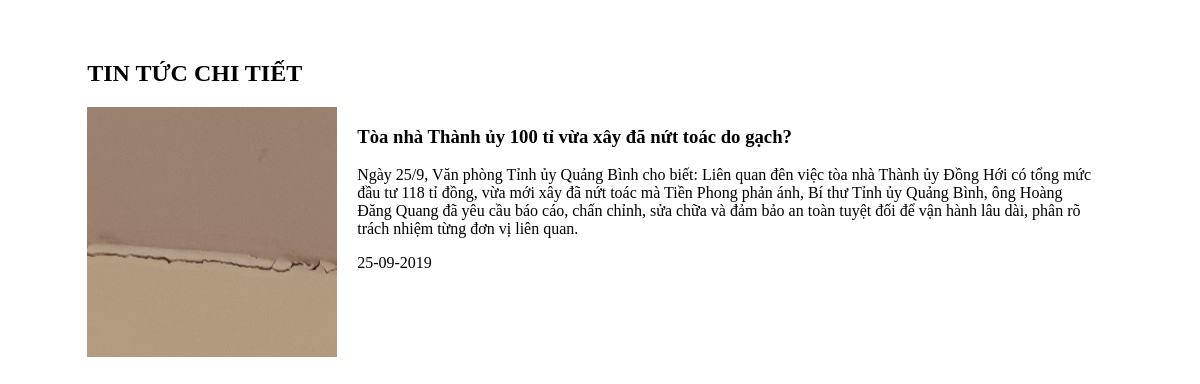
The page /?id=2 on the database its author committed.
### tables this page shows
CREATE TABLE `news` (
  `id` int(11) NOT NULL,
  `title` text NOT NULL,
  `description` text DEFAULT NULL,
  `image` varchar(255) NOT NULL,
  `created_at` timestamp NULL DEFAULT NULL
);

### Model/dbConnect.php (called while the page is built, shortened)
<?php
class Connect
{
    public function dbConnect()
    {
        $servername = "localhost";
        $username = "root";
        $password = "";
        $dbname = "exercise2";
        $conn = new mysqli($servername, $username, $password, $dbname);
        mysqli_set_charset($conn,"utf8");
        return $conn;
    }
}
?>

### Model/News.php (called while the page is built, shortened)
<?php
require('dbConnect.php');
class News extends Connect
{
	protected $conn;
	public function __construct() {
		$this->conn = $this->dbConnect();
	}
	public function getNewsDetail($id)
	{
		$sql = "SELECT * FROM news where id = " . $id;
		$data = $this->conn->query($sql);
		$detail = $data->fetch_assoc();
		return $detail;
	}
}
?>

### View/show.php (the view)
<div class="news-block">
	<h2><strong>Tin tức chi tiết</strong></h2>
	<div class="news-item">
		<?php
			if (isset($detail)) {
				echo "<img src='public/images/" . $detail["image"] . "' alt='News image'>";
				echo "<div class='news-detail'>";
				echo "<h3>" . $detail['title'] . "</h3>";
				echo "<p>" . $detail['description'] . "</p>";
				echo "<p>" . date("d-m-Y", strtotime($detail['created_at'])) . "</p>";
				echo "</div>";
			} else {
				echo "Không tìm thấy thông tin!";
			}
		?>
	</div>
</div>

### public/css/style.css (style rules this page uses)
.news-block { padding: 20px; }
.news-block h2 { text-transform: uppercase; }
.news-item { display: flex; }
.news-item img { width: 250px; height: 250px; }
.news-detail { padding: 0 20px; display: inline; }

### rows shown on the page
news: image (picture), title "Tòa nhà Thành ủy 100 tỉ vừa xây đã nứt toác do gạch?", description "Ngày 25/9, Văn phòng Tỉnh ủy Quảng Bình cho biết: Liên quan đên việc tòa nhà Thành ủy Đồng Hới có tổng mức đầu tư 118 tỉ đồng, vừa mới xây đã nứt toác mà Tiền Phong phản ánh, Bí thư Tỉnh ủy Quảng Bình, ông Hoàng Đăng Quang đã yêu cầu báo cáo, chấn chỉnh, sửa chữa và đảm bảo an toàn tuyệt đối để vận hành lâu dài, phân rõ trách nhiệm từng đơn vị liên quan.", created_at "25-09-2019"
